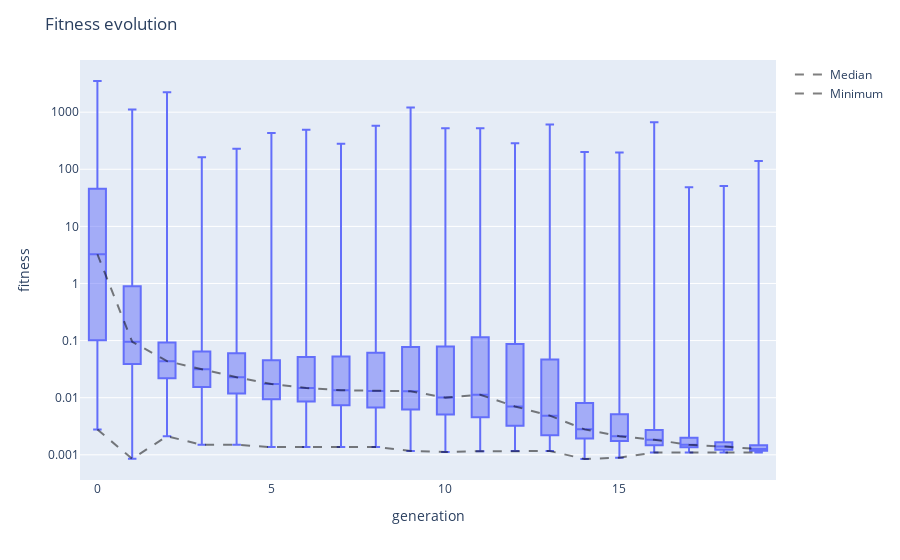

Notebook source saved alongside this figure:
### Code cell
viewer.fitness_evolution()

### Figure 1 — Plotly figure (JSON) as saved in the notebook; plotly's stock layout.template omitted (floating-point values rounded to 4 significant figures; data arrays with more than 128 entries replaced by an {"elided": "..."} marker saying what was removed)
{"data": [{"alignmentgroup": "True", "boxpoints": false, "hovertemplate": "generation=%{x}<br>fitness=%{y}<extra></extra>", "legendgroup": "", "marker": {"color": "#636efa"}, "name": "", "notched": false, "offsetgroup": "", "orientation": "v", "showlegend": false, "type": "box", "x": {"elided": "20000 int values"}, "x0": " ", "xaxis": "x", "y": {"elided": "20000 float values"}, "y0": " ", "yaxis": "y"}, {"line": {"color": "rgba(0,0,0,0.5)", "dash": "dash", "width": 2}, "mode": "lines", "name": "Median", "type": "scatter", "x": [0, 1, 2, 3, 4, 5, 6, 7, 8, 9, 10, 11, 12, 13, 14, 15, 16, 17, 18, 19], "y": [3.25, 0.09526, 0.04364, 0.03141, 0.0228, 0.0174, 0.01476, 0.01352, 0.01315, 0.01298, 0.01003, 0.01125, 0.007023, 0.00485, 0.002789, 0.002108, 0.001831, 0.001501, 0.001393, 0.001258]}, {"line": {"color": "rgba(0,0,0,0.5)", "dash": "dash", "width": 2}, "mode": "lines", "name": "Minimum", "type": "scatter", "x": [0, 1, 2, 3, 4, 5, 6, 7, 8, 9, 10, 11, 12, 13, 14, 15, 16, 17, 18, 19], "y": [0.002764, 0.0008522, 0.002114, 0.001498, 0.001498, 0.001363, 0.001363, 0.001363, 0.001363, 0.001168, 0.001117, 0.001155, 0.001168, 0.001162, 0.0008438, 0.0008903, 0.001097, 0.001097, 0.001097, 0.001097]}], "layout": {"boxmode": "group", "legend": {"tracegroupgap": 0}, "margin": {"t": 60}, "title": {"text": "Fitness evolution"}, "xaxis": {"anchor": "y", "domain": [0, 1], "title": {"text": "generation"}}, "yaxis": {"anchor": "x", "domain": [0, 1], "title": {"text": "fitness"}, "type": "log"}}}
